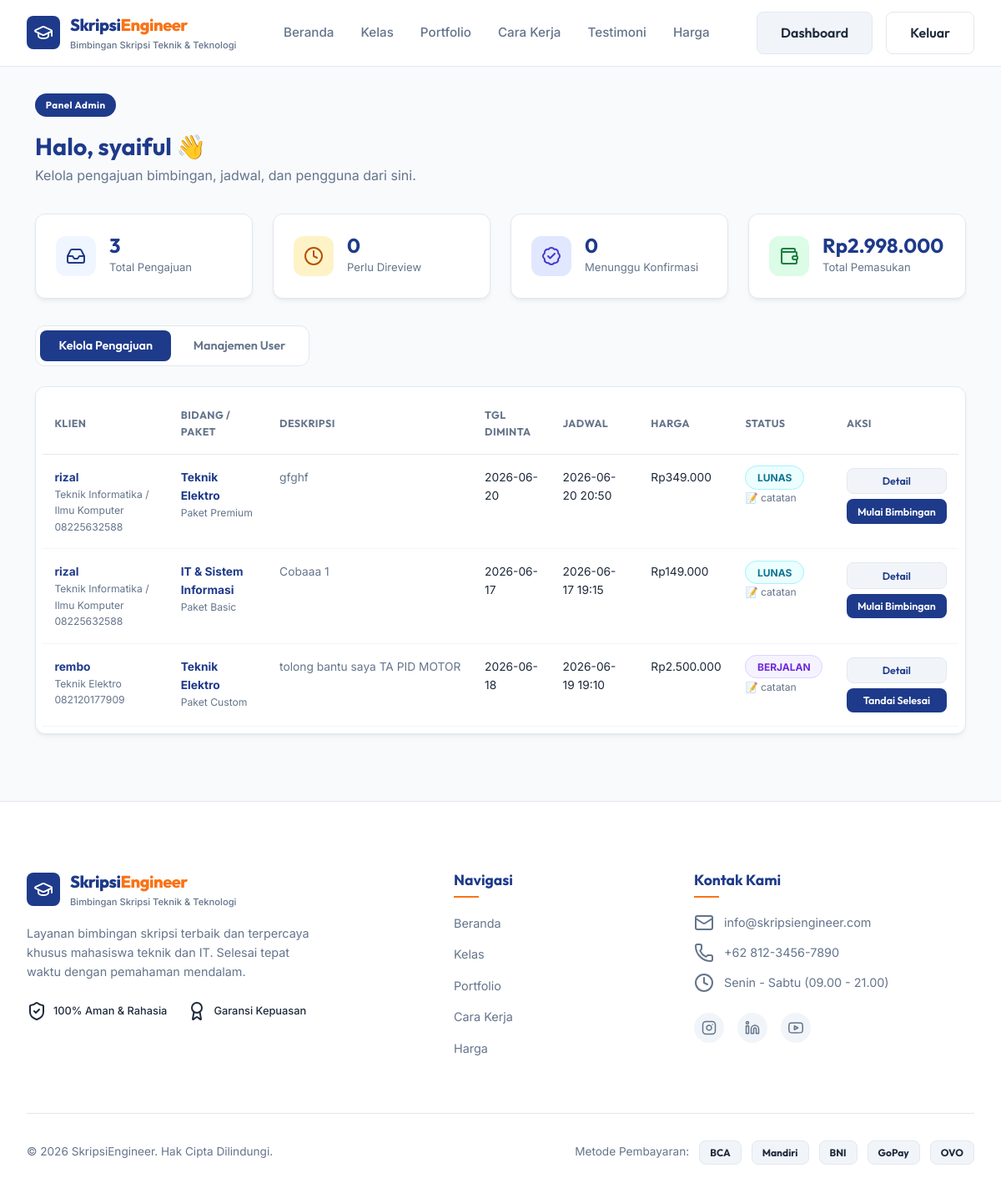
The page /dashboard (signed in) on the database as committed earlier.
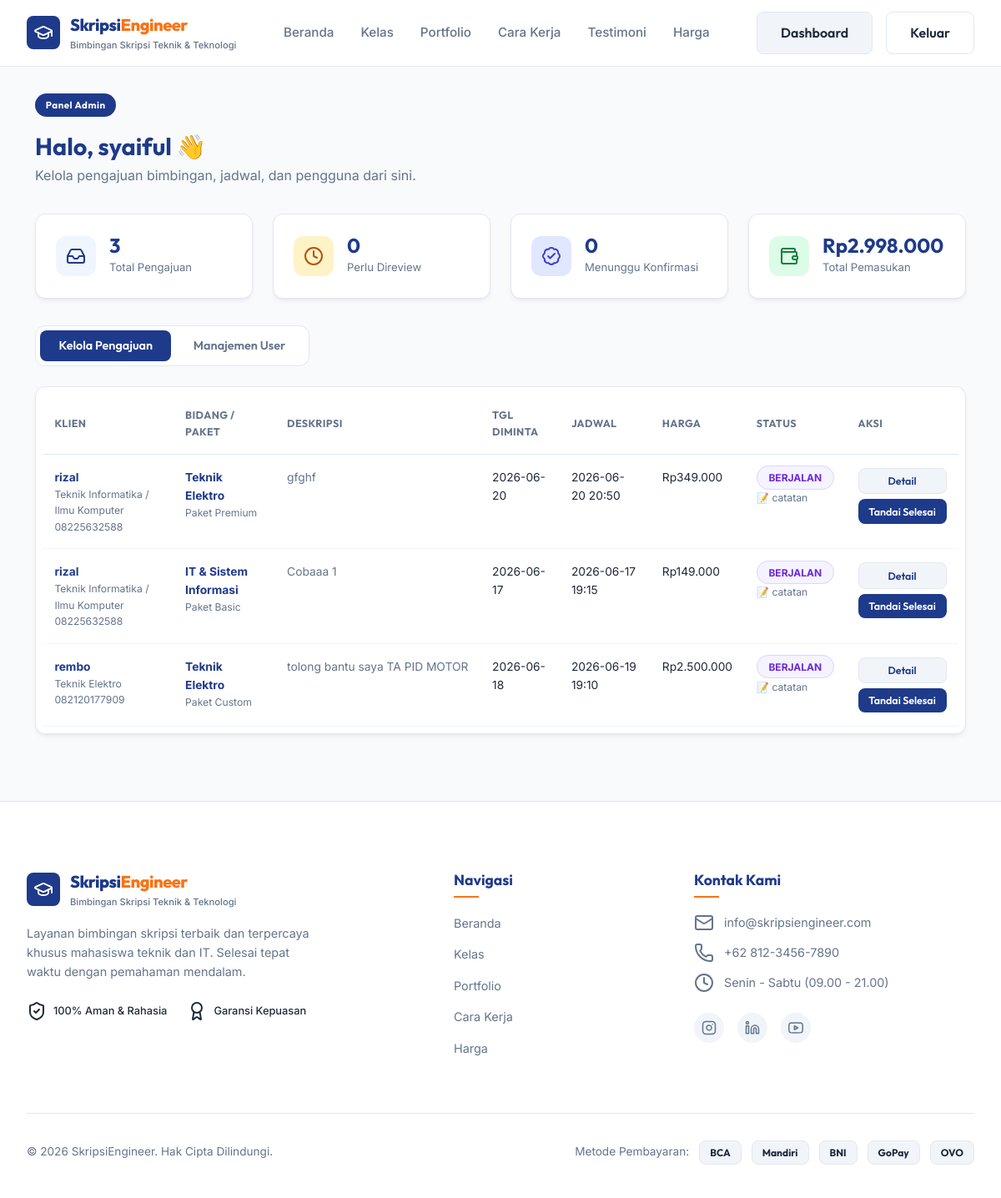
The same page on the database as committed later.
### tables this page shows
CREATE TABLE requests (
                id             INTEGER PRIMARY KEY AUTOINCREMENT,
                user_id        INTEGER NOT NULL,
                field          TEXT    NOT NULL,
                package        TEXT    NOT NULL,
                description    TEXT    NOT NULL,
                status         TEXT    DEFAULT 'Pending',
                preferred_date TEXT,
                scheduled_date TEXT,
                price          INTEGER,
                admin_note     TEXT,
                created_at     DATETIME DEFAULT CURRENT_TIMESTAMP, review_comment TEXT, review_rating INTEGER, reviewed_at DATETIME,
                FOREIGN KEY (user_id) REFERENCES users (id) ON DELETE CASCADE
            );

CREATE TABLE users (
                id            INTEGER PRIMARY KEY AUTOINCREMENT,
                username      TEXT    UNIQUE NOT NULL,
                email         TEXT    UNIQUE NOT NULL,
                password_hash TEXT    NOT NULL,
                phone         TEXT    NOT NULL,
                major         TEXT    NOT NULL,
                role          TEXT    NOT NULL DEFAULT 'user',
                created_at    DATETIME DEFAULT CURRENT_TIMESTAMP
            );

### app.py (the view)
@app.route("/dashboard")
@login_required
def dashboard():
    user = current_user()
    if user["role"] == "admin":
        all_requests = db.get_all_requests()
        paid_statuses = {"Paid", "Ongoing", "Completed"}
        stats = {
            "total": len(all_requests),
            "pending": sum(1 for r in all_requests if r["status"] == "Pending"),
            "confirming": sum(1 for r in all_requests if r["status"] == "Confirming"),
            "ongoing": sum(1 for r in all_requests if r["status"] == "Ongoing"),
            "revenue": sum(
                (r["price"] or 0) for r in all_requests if r["status"] in paid_statuses
            ),
        }
        return render_template(
            "dashboard_admin.html",
            user=user,
            requests=all_requests,
            users=db.get_all_users(),
            stats=stats,
        )
    reqs = db.get_requests_by_user(user["id"])
    notes_map = db.get_session_notes_map([r["id"] for r in reqs])
    return render_template(
        "dashboard.html", user=user, requests=reqs, notes_map=notes_map
    )

### app.py (called while the page is built)
def current_user():
    uid = session.get("user_id")
    return db.get_user_by_id(uid) if uid else None

def login_required(view):
    @wraps(view)
    def wrapped(*args, **kwargs):
        if "user_id" not in session:
            flash("Silakan masuk terlebih dahulu.", "info")
            return redirect(url_for("login"))
        if current_user() is None:
            session.clear()
            flash("Sesi tidak valid, silakan masuk kembali.", "info")
            return redirect(url_for("login"))
        return view(*args, **kwargs)
    return wrapped

### db.py (called while the page is built)
def get_db_connection():
    conn = sqlite3.connect(DB_PATH)
    conn.row_factory = sqlite3.Row
    conn.execute("PRAGMA foreign_keys = ON")
    return conn

@contextmanager
def _cursor(commit=False):
    conn = get_db_connection()
    try:
        yield conn
        if commit:
            conn.commit()
    finally:
        conn.close()

def get_user_by_id(user_id):
    with _cursor() as conn:
        return conn.execute("SELECT * FROM users WHERE id = ?", (user_id,)).fetchone()

### templates/dashboard_admin.html (shortened to what the changed rows need)
{% extends "base.html" %}
{% set STATUS_LABEL = {
  'Pending': 'Menunggu Review',
  'Approved': 'Disetujui · Tunggu Bayar',
  'Confirming': 'Menunggu Konfirmasi',
  'Paid': 'Lunas',
  'Ongoing': 'Berjalan',
  'Completed': 'Selesai',
  'Rejected': 'Ditolak'
} %}
{% block content %}
<div class="admin-page">
    <div class="admin-container">
        <div class="admin-header">
            <div>
                <h1>Halo, {{ user['username'] }} 👋</h1>
            </div>
        </div>
        <div class="admin-panel active" id="panel-requests">
            <div class="admin-card glass">
                {% if requests %}
                <div class="table-scroll">
                <table class="admin-table">
                    <thead>
                        <tr>
                            <th>Klien</th><th>Bidang / Paket</th><th>Deskripsi</th>
                            <th>Tgl Diminta</th><th>Jadwal</th><th>Harga</th><th>Status</th><th>Aksi</th>
                        </tr>
                    </thead>
                    <tbody>
                    {% for r in requests %}
                        <tr>
                            <td>
                                <b>{{ r['username'] }}</b>
                                <small>{{ r['major'] }}</small>
                                <small>{{ r['phone'] }}</small>
                            </td>
                            <td><b>{{ r['field'] }}</b><small>Paket {{ r['package'] }}</small></td>
                            <td><div class="desc-cell" title="{{ r['description'] }}">{{ r['description'] }}</div></td>
                            <td>{{ r['preferred_date'] or '—' }}</td>
                            <td>{{ r['scheduled_date'] or '—' }}</td>
                            <td>{% if r['price'] %}Rp{{ '{:,.0f}'.format(r['price']).replace(',', '.') }}{% else %}—{% endif %}</td>
                            <td><span class="status-badge status-{{ r['status']|lower }}">{{ STATUS_LABEL.get(r['status'], r['status']) }}</span>
                                {% if r['admin_note'] %}<small class="admin-note-hint" title="{{ r['admin_note'] }}">📝 catatan</small>{% endif %}
                            </td>
                            <td>
                                <div class="row-actions">
                                <button class="btn-mini btn-mini-ghost" onclick="openDetail({{ r['id'] }})">Detail</button>
                                {% if r['status'] == 'Pending' %}
                                    <button class="btn-mini btn-mini-primary" onclick="openApprove({{ r['id'] }}, '{{ r['package'] }}')">Setujui</button>
                                    <button class="btn-mini btn-mini-danger" onclick="openReject({{ r['id'] }})">Tolak</button>
                                {% elif r['status'] == 'Confirming' %}
                                    <button class="btn-mini btn-mini-primary" onclick="setStatus({{ r['id'] }}, 'Paid')">Konfirmasi Bayar</button>
                                {% elif r['status'] == 'Paid' %}
                                    <button class="btn-mini btn-mini-primary" onclick="setStatus({{ r['id'] }}, 'Ongoing')">Mulai Bimbingan</button>
                                {% elif r['status'] == 'Ongoing' %}
                                    <button class="btn-mini btn-mini-primary" onclick="setStatus({{ r['id'] }}, 'Completed')">Tandai Selesai</button>
                                {% elif r['status'] == 'Approved' %}
                                    <span class="muted-action">Menunggu pembayaran klien</span>
                                {% else %}
                                    <span class="muted-action">—</span>
                                {% endif %}
                                </div>
                            </td>
                        </tr>
                    {% endfor %}
                    </tbody>
                </table>
                </div>
                {% else %}
                <div class="admin-empty"><i data-lucide="inbox"></i><p>Belum ada pengajuan masuk.</p></div>
                {% endif %}
            </div>
        </div>
    </div>
</div>
{% endblock %}

Rows that differ between the two databases and show on the page:
changed requests "gfghf": get "LUNAS" → "BERJALAN"; status "Mulai Bimbingan" → "Tandai Selesai"
changed requests "IT & Sistem Informasi": get "LUNAS" → "BERJALAN"; status "Mulai Bimbingan" → "Tandai Selesai"
